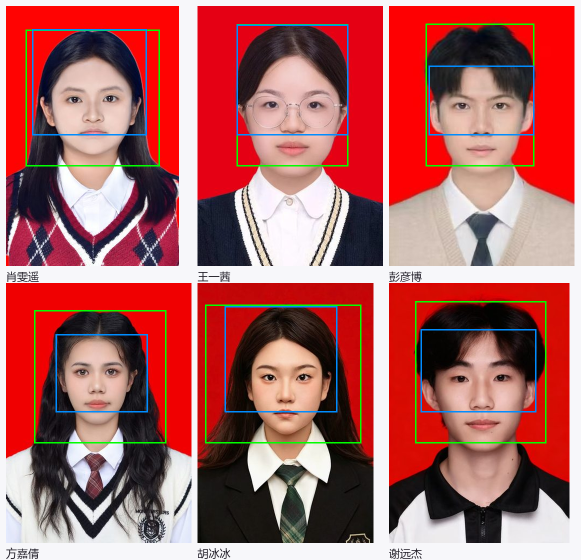
#> input picture mockups/_diag_boxes.png, 1161 x 1120 px, given in place of 肖雯遥.jpg, which was not available (shown at 1/2 size)
$ python _circle_check.py
#> lines starting #> are read from the running program, lines starting #| are printed output that depends on the picture; after the words box and inside, x2 and y2 are one past the last pixel; in counts of white or black regions, pixels touching at a corner belong together; pictures that were not available may be replaced by others from this repository, and a replacement may not be noted
# -*- coding: utf-8 -*-
"""模拟首页陪护师的圆形头像裁切效果，输出一张检查图（不影响线上图片）"""
import os
from PIL import Image, ImageDraw

SRC = r'D:\yxy\wx_project1\assets\images\nurses'
OUT = r'D:\yxy\wx_project1\mockups\_circle_check.png'
ORDER = [u'肖雯遥', u'王一茜', u'彭彦博', u'方嘉倩', u'胡冰冰', u'谢远杰']

D = 190          # 圆形内容区直径（对应真机 190rpx）
COLS = 3
PAD = 22
LABEL_H = 30
FRAME = 6        # 白边厚度

rows = (len(ORDER) + COLS - 1) // COLS
cell_w = D + PAD * 2
cell_h = D + PAD * 2 + LABEL_H

canvas = Image.new('RGB', (cell_w * COLS, cell_h * rows), (247, 247, 250))
draw = ImageDraw.Draw(canvas)

# 圆形遮罩（4 倍超采样，获得平滑边缘）
big = Image.new('L', (D * 4, D * 4), 0)
#> big: PIL image 760x760 L; every value is 0
ImageDraw.Draw(big).ellipse((0, 0, D * 4 - 1, D * 4 - 1), fill=255)
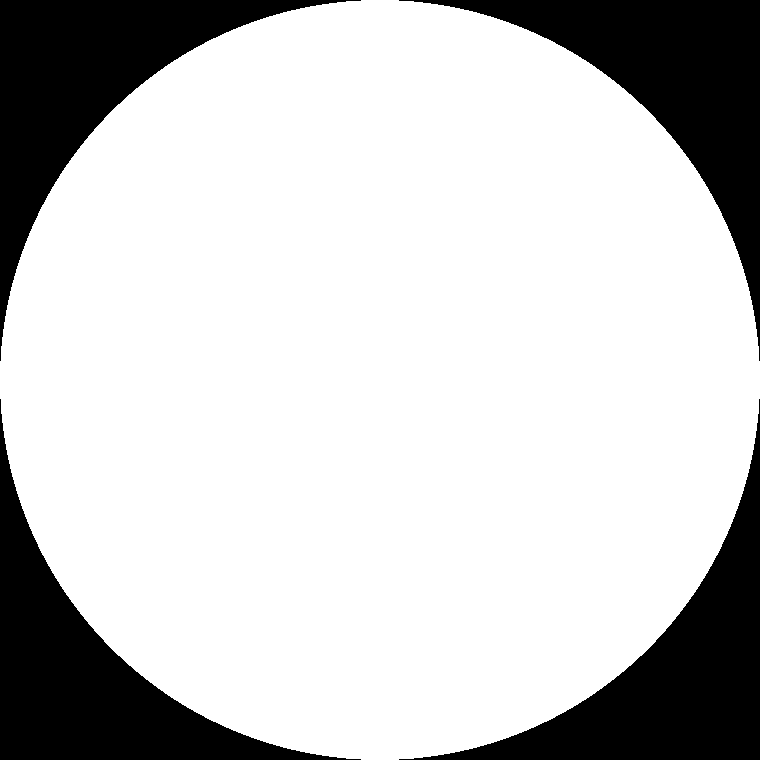
#> big: PIL image 760x760 L; 78.5% white; 4 black regions, box (x1, y1, x2, y2) and area: (0, 0, 361, 361) 31017, (399, 0, 760, 361) 31017, (0, 399, 361, 760) 31017, (399, 399, 760, 760) 31017
MASK = big.resize((D, D), Image.LANCZOS)

for i, name in enumerate(ORDER):
    im = Image.open(os.path.join(SRC, name + '.jpg')).convert('RGB')
#> im is the input picture: PIL image 1161x1120 RGB; mean R, G, B 172.5, 97.5, 96.4
    w, h = im.size
#> w = 1161; h = 1120
    # 复刻真机 mode="widthFix"：按宽度撑满，高度等比，顶部对齐后裁掉下方
    nh = int(round(h * D / float(w)))
#> nh = 183
    im = im.resize((D, nh), Image.LANCZOS)
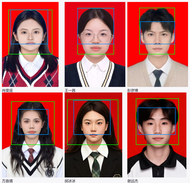
#> im: PIL image 190x183 RGB; mean R, G, B 172.3, 97.8, 96.4
    im = im.crop((0, 0, D, D)) if nh >= D else im

    cx = (i % COLS) * cell_w + PAD
    cy = (i // COLS) * cell_h + PAD

    # 白色相框
    draw.ellipse((cx - FRAME, cy - FRAME, cx + D + FRAME - 1, cy + D + FRAME - 1),
                 fill=(255, 255, 255), outline=(240, 234, 245))
#> (the run stopped early here; a loop or call above may not have finished)

$ run again, on mockups/_head_crop_mock.png
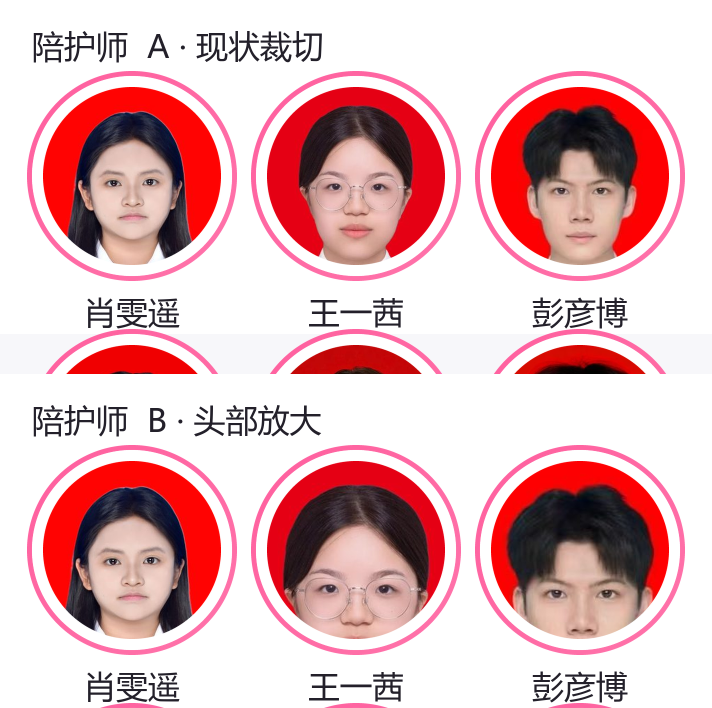
#> input picture mockups/_head_crop_mock.png, 1424 x 1416 px, given in place of 肖雯遥.jpg, which was not available (shown at 1/2 size)
#> im is the input picture: PIL image 1424x1416 RGB; mean R, G, B 225.5, 184.8, 188
#> `im = im.resize((D, nh), Image.LANCZOS)`:
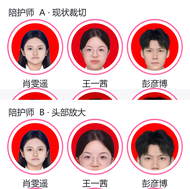
#> im: PIL image 190x189 RGB; mean R, G, B 225.1, 184.1, 187.4
